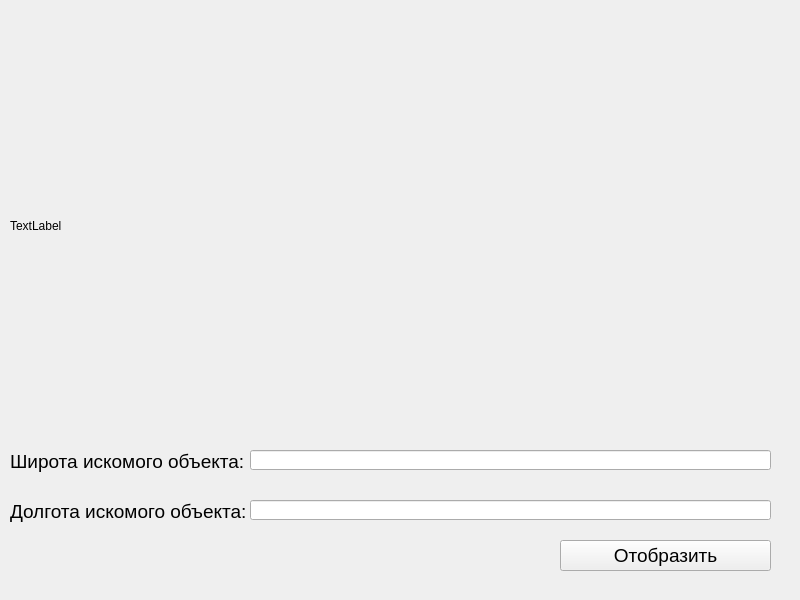
<?xml version="1.0" encoding="UTF-8"?>
<ui version="4.0">
 <class>MainWindow</class>
 <widget class="QMainWindow" name="MainWindow">
  <property name="geometry">
   <rect>
    <x>0</x>
    <y>0</y>
    <width>800</width>
    <height>600</height>
   </rect>
  </property>
  <property name="windowTitle">
   <string>MainWindow</string>
  </property>
  <widget class="QWidget" name="centralwidget">
   <widget class="QLabel" name="map">
    <property name="geometry">
     <rect>
      <x>10</x>
      <y>10</y>
      <width>761</width>
      <height>431</height>
     </rect>
    </property>
    <property name="text">
     <string>TextLabel</string>
    </property>
   </widget>
   <widget class="QLabel" name="label">
    <property name="geometry">
     <rect>
      <x>10</x>
      <y>450</y>
      <width>236</width>
      <height>23</height>
     </rect>
    </property>
    <property name="font">
     <font>
      <pointsize>14</pointsize>
     </font>
    </property>
    <property name="text">
     <string>Широта искомого объекта:</string>
    </property>
   </widget>
   <widget class="QLabel" name="label_2">
    <property name="geometry">
     <rect>
      <x>10</x>
      <y>500</y>
      <width>236</width>
      <height>23</height>
     </rect>
    </property>
    <property name="font">
     <font>
      <pointsize>14</pointsize>
     </font>
    </property>
    <property name="text">
     <string>Долгота искомого объекта:</string>
    </property>
   </widget>
   <widget class="QLineEdit" name="latitude_input">
    <property name="geometry">
     <rect>
      <x>250</x>
      <y>450</y>
      <width>521</width>
      <height>20</height>
     </rect>
    </property>
   </widget>
   <widget class="QLineEdit" name="longtitude_input">
    <property name="geometry">
     <rect>
      <x>250</x>
      <y>500</y>
      <width>521</width>
      <height>20</height>
     </rect>
    </property>
   </widget>
   <widget class="QPushButton" name="show_map">
    <property name="geometry">
     <rect>
      <x>560</x>
      <y>540</y>
      <width>211</width>
      <height>31</height>
     </rect>
    </property>
    <property name="font">
     <font>
      <pointsize>14</pointsize>
     </font>
    </property>
    <property name="text">
     <string>Отобразить</string>
    </property>
   </widget>
  </widget>
  <widget class="QMenuBar" name="menubar">
   <property name="geometry">
    <rect>
     <x>0</x>
     <y>0</y>
     <width>800</width>
     <height>21</height>
    </rect>
   </property>
  </widget>
 </widget>
 <resources/>
 <connections/>
</ui>
